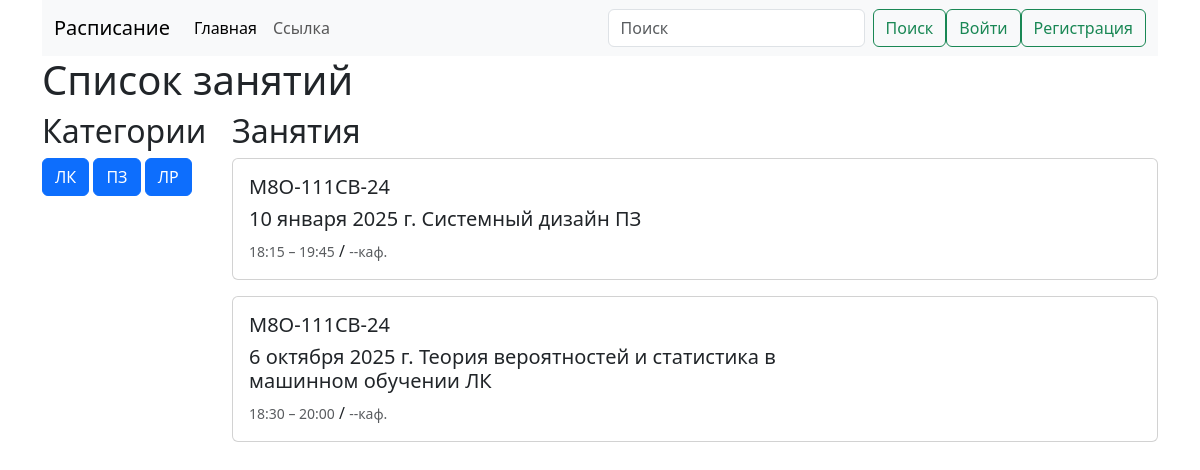
The page / on the database its author committed.
### main/models.py (models this page shows, shortened)
class Category(models.Model):
	name = CharField(max_length=1000, unique=True)
	def __str__(self):
		return self.name

class Lesson(models.Model):
	title = models.CharField(max_length=250)
	lecturer = models.CharField(max_length=250)
	group = models.CharField(max_length=250)
	start_time = models.TimeField()
	classroom = models.CharField(max_length=250)
	date = models.DateField()
	file = models.FileField(upload_to="lessons/", blank=True) # optional
	slug = models.SlugField(max_length=1000, unique=True)
	category = models.OneToOneField(Category, related_name="categories", on_delete=models.CASCADE, default=1)
	verification_code = models.IntegerField(default=0)
	def get_end_time(self):
		return (datetime.combine(date(1,1,1), self.start_time) + timedelta(hours=1, minutes=30)).time()

### main/views.py (the view)
# urls.py: path("", views.index, name="home"),
def index(req):
	categories = Category.objects.all()
	lessons = Lesson.objects.all()
	context = {
		"categories": categories,
		"lessons": lessons,
	}
	return render(req, "main/index.html", context=context)

### templates/main/index.html
{% extends "base.html" %}
{% load auth_extras %}
{% block content %}
<div class="container">
	{% include "navigation.html" %}
	<h1>Список занятий</h1>
	<div class="row">
		<div class="col-md-2">
			<h2>Категории</h2>
			{% for item in categories %}
				<a href="/" class="btn btn-primary">{{ item.name }}</a>
			{% endfor %}
		</div>
		<div class="col-md-10">
			{% if user.is_authenticated %}
				<h2>{{ user.profile.group }}</h2>
				{% for item in lessons %}
					{% if user.profile.group == "X8X-111XX-24" %}
						<div class="card mb-3" style="max-width: 100%;">
							<a href="lesson/{{ item.id }}/{{ item.group }}" style="text-decoration: none; color: #000;">
								<div class="row g-0">
									<div class="col-md-8">
										<div class="card-body">
											<h5 class="card-title">{{ item.date }} {{ item.title }} {{ item.category }}</h5>
											<p class="card-text">
												<small class="text-body-secondary">{{ item.start_time }} – {{item.get_end_time}}</small> / <small class="text-body-secondary">{{ item.classroom }}</small>
											</p>
										</div>
									</div>
								</div>
							</a>
						</div>
					{% else %}
						{% if item.group == user.profile.group %}
							<div class="card mb-3" style="max-width: 100%;">
								<a href="lesson/{{ item.id }}/{{ item.group }}" style="text-decoration: none; color: #000;">
									<div class="row g-0">
										<div class="col-md-8">
											<div class="card-body">
												<h5 class="card-title">{{ item.date }} {{ item.title }} {{ item.category }}</h5>
												<p class="card-text">
													<small class="text-body-secondary">{{ item.start_time }} – {{item.get_end_time}}</small> / <small class="text-body-secondary">{{ item.classroom }}</small>
												</p>
											</div>
										</div>
									</div>
								</a>
							</div>
						{% endif %}
					{% endif %}
				{% endfor %}
			{% else %}
				<h2>Занятия</h2>
				{% for item in lessons %}
					<div class="card mb-3" style="max-width: 100%;">
						<div class="row g-0">
							<div class="col-md-8">
								<div class="card-body">
									<h5 class="card-title">{{ item.group }}</h5>
									<h5 class="card-title">{{ item.date }} {{ item.title }} {{ item.category }}</h5>
									<p class="card-text">
										<small class="text-body-secondary">{{ item.start_time }} – {{item.get_end_time}}</small> / <small class="text-body-secondary">{{ item.classroom }}</small>
									</p>
								</div>
							</div>
						</div>
					</div>
				{% endfor %}
			{% endif %}
		</div>
	</div>
</div>
{% endblock %}

### templates/base.html (shortened to what this page needs)
<!DOCTYPE html>
<html lang="en">
<head>
	<link href="https://cdn.jsdelivr.net/npm/bootstrap@5.3.3/dist/css/bootstrap.min.css" rel="stylesheet">
</head>
<body>
	{% block content %}
	{% endblock %}
</body>
</html>

### templates/navigation.html (shortened to what this page needs)
<nav class="navbar navbar-expand-lg bg-body-tertiary">
	<div class="container-fluid">
	  <a class="navbar-brand" href="#">Расписание</a>
	  <div class="collapse navbar-collapse" id="navbarSupportedContent">
		<ul class="navbar-nav me-auto mb-2 mb-lg-0">
		  <li class="nav-item">
			<a class="nav-link active" aria-current="page" href="/">Главная</a>
		  </li>
		  <li class="nav-item">
			<a class="nav-link" href="#">Ссылка</a>
		  </li>
		</ul>
		<form class="d-flex" role="search">
		  <input class="form-control me-2" type="search" placeholder="Поиск" aria-label="Поиск">
		  <button class="btn btn-outline-success" type="submit">Поиск</button>
		</form>
		{% if user.is_authenticated %}
			<a href="user/profile">{{ user.username }}</a>
		{% else %}
			<a href="{% url 'login' %}" class="btn btn-outline-success">Войти</a>
			<a href="{% url 'registration' %}" class="btn btn-outline-success">Регистрация</a>
		{% endif %}
	  </div>
	</div>
  </nav>

### rows shown on the page
Category: name "ЛК"
Category: name "ПЗ"
Category: name "ЛР"
Lesson: group "М8О-111СВ-24", date "10 января 2025 г.", title "Системный дизайн", category "ПЗ", start_time "18:15", get_end_time "19:45", classroom "--каф."
Lesson: group "М8О-111СВ-24", date "6 октября 2025 г.", title "Теория вероятностей и статистика в машинном обучении", category "ЛК", start_time "18:30", get_end_time "20:00", classroom "--каф."
